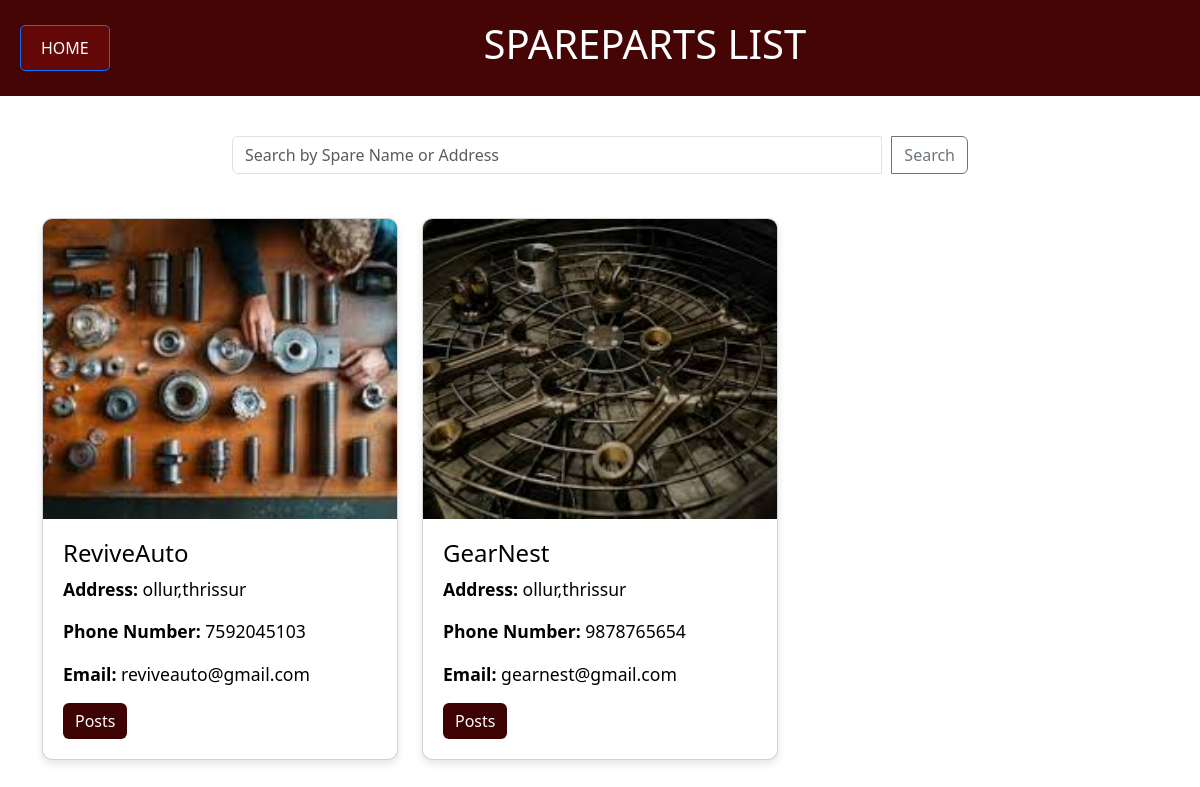
Screenshot of /user_sparelist/ with the database file from the repository.
### CB_TARS/models.py (models this page shows, shortened)
class spare(models.Model):
    sparename=models.CharField(max_length=50)
    email=models.EmailField(unique=True)
    password=models.CharField(max_length=50)
    phonenumber=models.IntegerField()
    spareaddress=models.CharField(max_length=100)
    spareregno=models.CharField(max_length=50, null=True, blank=True)
    image=models.ImageField(null=True,blank=True,upload_to='images/')
    STATUS=(
        ('applied','Applied'),
        ('approved','Approved'),
        ('reject','Reject')
    )
    status=models.CharField(max_length=20,choices=STATUS,default='applied')
    otp = models.IntegerField(null=True, blank=True)  # Store OTP for verification

### CB_TARS/views.py (the view)
# urls.py: path('user_sparelist/',views.user_sparelist,name='user_sparelist'),
def user_sparelist(request):
    spareparts = spare.objects.all()
    return render(request, 'user_sparelist.html', {'spareparts': spareparts})

### CB_TARS/templates/user_sparelist.html (shortened to what this page needs)
<!DOCTYPE html>
<html lang="en">
<head>
    <link href="https://cdn.jsdelivr.net/npm/bootstrap@5.3.0-alpha1/dist/css/bootstrap.min.css" rel="stylesheet">
</head>
<body>
    <div class="header-container">
        <a href="/home/" class="custom-link btn btn-primary">HOME</a>
        <h1>Spareparts List</h1>
    </div>
    <div class="container">
        <div class="row mb-4">
            <div class="col-md-8 mx-auto">
                <div class="input-group">
                    <input type="text" id="search-name" class="form-control" placeholder="Search by Spare Name or Address" aria-label="Search" value="{{ search_query }}">
                    <button class="btn btn-outline-secondary" type="submit">Search</button>
                </div>
            </div>
        </div>
        <div class="row" id="spareparts-list">
            {% for sparepart in spareparts %}
                <div class="col-md-4 mb-4 sparepart-item">
                    <div class="card">
                        <img src="{{ sparepart.image.url }}" style="height: 300px;" class="card-img-top" alt="{{ sparepart.sparename }}">
                        <div class="card-body">
                            <h4 class="card-title">{{ sparepart.sparename }}</h4>
                            <p class="card-text"><strong>Address:</strong> {{ sparepart.spareaddress }}</p>
                            <p class="card-text"><strong>Phone Number:</strong> {{ sparepart.phonenumber }}</p>
                            <p class="card-text"><strong>Email:</strong> {{ sparepart.email }}</p>
                            <a href="/sparepostslistu/{{ sparepart.id }}/" class="btn btn-custom">Posts</a>
                        </div>
                    </div>
                </div>
            {% empty %}
                <p class="text-center">No spareparts shop found matching your search criteria.</p>
            {% endfor %}
        </div>
    </div>
</body>
</html>

### CB_TARS/templates/user_sparelist.html (style rules this page uses)
.custom-link { color: white; background-color: rgb(100, 7, 7); text-decoration: none; padding: 10px 20px; border-radius: 5px; transition: background-color 0.3s ease; }
.header-container { background-color: rgb(70, 5, 5); padding: 20px; color: white; display: flex; justify-content: space-between; align-items: center; }
.header-container h1 { font-size: 2.5em; text-transform: uppercase; }
.card { border-radius: 10px; overflow: hidden; box-shadow: 0 4px 8px rgba(0, 0, 0, 0.1); }
.card-body { padding: 20px; }
.card-title { font-size: 1.5em; color: #000000; }
.card-text { font-size: 1.1em; color: #000000; }
.btn-custom { background-color: rgb(61, 3, 3); color: white; border: none; }
.card-img-top { height: 300px; object-fit: cover; }
.input-group { margin-bottom: 20px; }
.input-group input { margin-right: 10px; }
.container { margin-top: 40px; }

### rows the page displays
spare: image (picture), sparename "ReviveAuto", spareaddress "ollur,thrissur", phonenumber "7592045103", email "reviveauto@gmail.com"
spare: image (picture), sparename "GearNest", spareaddress "ollur,thrissur", phonenumber "9878765654", email "gearnest@gmail.com"
